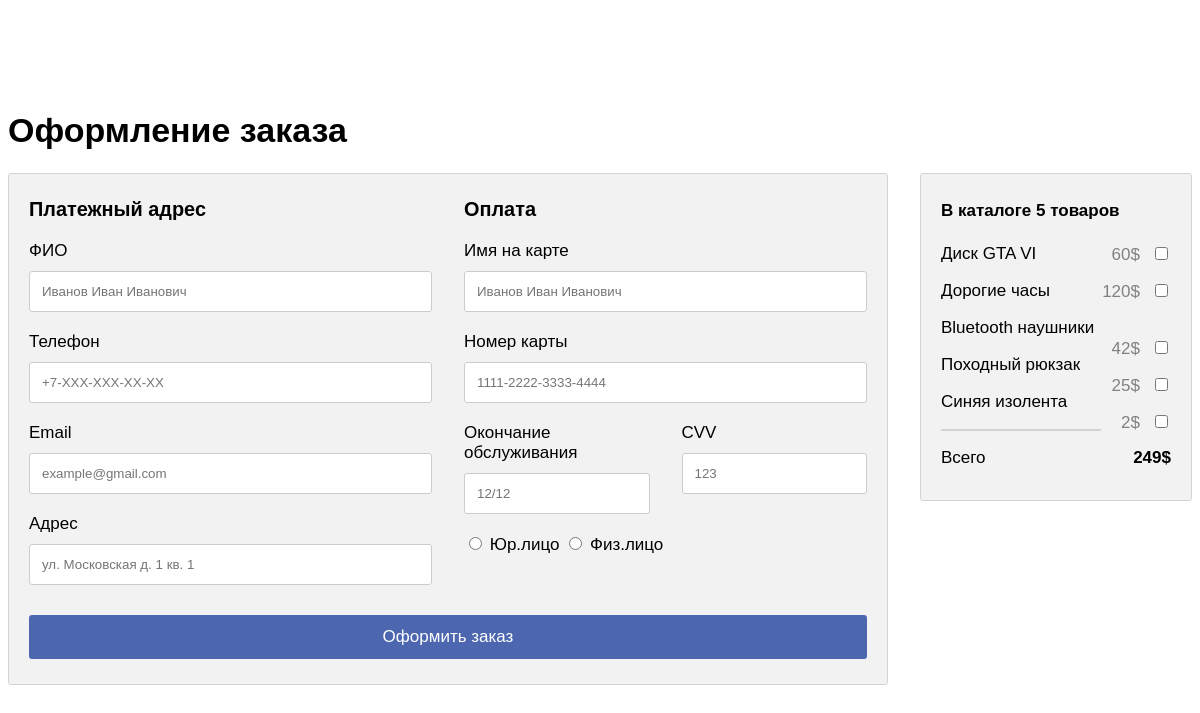
The page / on the database its author committed.
### tables this page shows
CREATE TABLE `Products` (
  `ID товара` int NOT NULL,
  `Наименование` text NOT NULL,
  `Стоимость` int NOT NULL
);

### index.php (the view, shortened to what this page needs)
<!DOCTYPE html>
<html>
<head>
    <link href="styles.css" rel="stylesheet">
</head>
<body>
    <h1>Оформление заказа</h1>
    <div class="row">
        <div class="col-75">
            <div class="container">
                <form id='target' method="POST">
                    <div class="row">
                        <div class="col-50">
                            <h3>Платежный адрес</h3>
                            <label for="fname"><i class="fa fa-user"></i> ФИО</label>
                            <input type="text" id="Name" name="Name" placeholder="Иванов Иван Иванович" required>
                            <label for="city"><i class="fa fa-institution"></i> Телефон</label>
                            <input type="text" id="Phone" name="Phone" placeholder="+7-XXX-XXX-XX-XX" required>
                            <label for="email"><i class="fa fa-envelope"></i> Email</label>
                            <input type="text" id="Mail" name="Mail" placeholder="example@gmail.com" required>
                            <label for="adr"><i class="fa fa-address-card-o"></i> Адрес</label>
                            <input type="text" id="address" name="address" placeholder="ул. Московская д. 1 кв. 1" required>
                        </div>
                        <div class="col-50">
                            <h3>Оплата</h3>
                            <label for="cname">Имя на карте</label>
                            <input type="text" id="cname" name="cardname" placeholder="Иванов Иван Иванович" required>
                            <label for="ccnum">Номер карты</label>
                            <input type="text" id="ccnum" name="cardnumber" placeholder="1111-2222-3333-4444" required>
                            <div class="row">
                                <div class="col-50">
                                    <label for="expyear">Окончание обслуживания</label>
                                    <input type="text" id="expyear" name="expyear" placeholder="12/12" required>
                                </div>
                                <div class="col-50">
                                    <label for="cvv">CVV</label>
                                    <input type="text" id="cvv" name="cvv" placeholder="123" required>
                                </div>
                                <div class="col-50">
                                    <input type="radio" onclick="javascript:yesnoCheck();" name="yesno" id="yesCheck" required/> Юр.лицо
                                    <input type="radio" onclick="javascript:yesnoCheck();" name="yesno" id="noCheck" required/> Физ.лицо
                                    <br>
                                </div>
                            </div>
                        </div>
                    </div>
                    <input type="submit" value="Оформить заказ" class="btn">
                </form>
            </div>
        </div>
        <div class="col-25">
            <div class="container">
                <?php
                    $conn = mysqli_connect("localhost","root","","Orders");
                    $sql = "SELECT `Наименование`,`Стоимость` FROM Products";
                    $result = $conn->query($sql);
                    $quantity = 0;
                    $summ = 0;
                    if ($result->num_rows > 0) {
                        while ($row = $result->fetch_assoc()) {
                            $quantity = $quantity + 1;
                            $table = $table."<p><a>".$row["Наименование"]."</a>"."<span class='price'>".$row["Стоимость"]."$<input type='checkbox' id='selector' name='checkbox' style = 'margin-left: 15px; class = 'checkbox' value ='".$row["Наименование"]."' '></span></p>";
                            $summ = $summ + $row["Стоимость"];
                        }
                    echo "<h4>В каталоге $quantity товаров <span class='price' style='color:black'><i class='fa fa-shopping-cart'></i> <b></b></span></h4>";
                    echo $table;
                    }
                    else {
                        echo "В базе данных нет ни одного продукта :c";
                    }
                    echo "<hr><p>Всего <span class='price' style='color:black'><b>".$summ."$</b></span></p>";
                ?>
                </div>
            </div>
        </div>
</body>
</html>

### styles.css (style rules this page uses)
body { margin: auto; margin-top: 80px; font-family: Arial; font-size: 17px; padding: 8px; max-width: 1400px; }
* { box-sizing: border-box; }
.row { display: -ms-flexbox; display: flex; -ms-flex-wrap: wrap; flex-wrap: wrap; margin: 0 -16px; }
.col-25 { -ms-flex: 25%; flex: 25%; }
.col-50 { -ms-flex: 50%; flex: 50%; }
.col-75 { -ms-flex: 75%; flex: 75%; }
.col-25, .col-50, .col-75 { padding: 0 16px; }
.container { background-color: #f2f2f2; padding: 5px 20px 15px 20px; border: 1px solid lightgrey; border-radius: 3px; }
input[type=text] { width: 100%; margin-bottom: 20px; padding: 12px; border: 1px solid #ccc; border-radius: 3px; }
label { margin-bottom: 10px; display: block; }
.btn { background-color: #4c66af; color: white; padding: 12px; margin: 10px 0; border: none; width: 100%; border-radius: 3px; cursor: pointer; font-size: 17px; }
hr { border: 1px solid lightgrey; }
span.price { float: right; padding-left: 20px; color: grey; }

### rows shown on the page
products: Наименование "Диск GTA VI", Стоимость "60"
products: Наименование "Дорогие часы", Стоимость "120"
products: Наименование "Bluetooth наушники", Стоимость "42"
products: Наименование "Походный рюкзак", Стоимость "25"
products: Наименование "Синяя изолента", Стоимость "2"

### other values the page prints
$quantity "5"
$summ "249"
